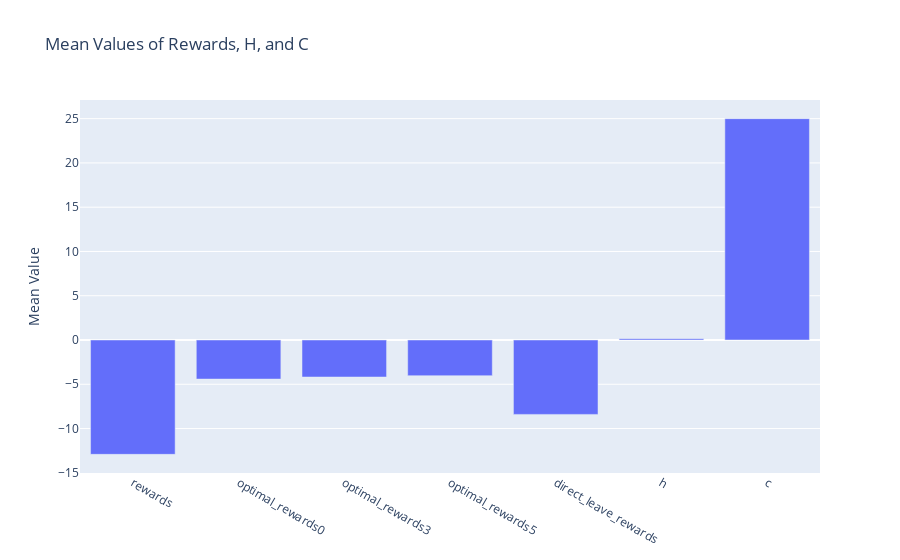
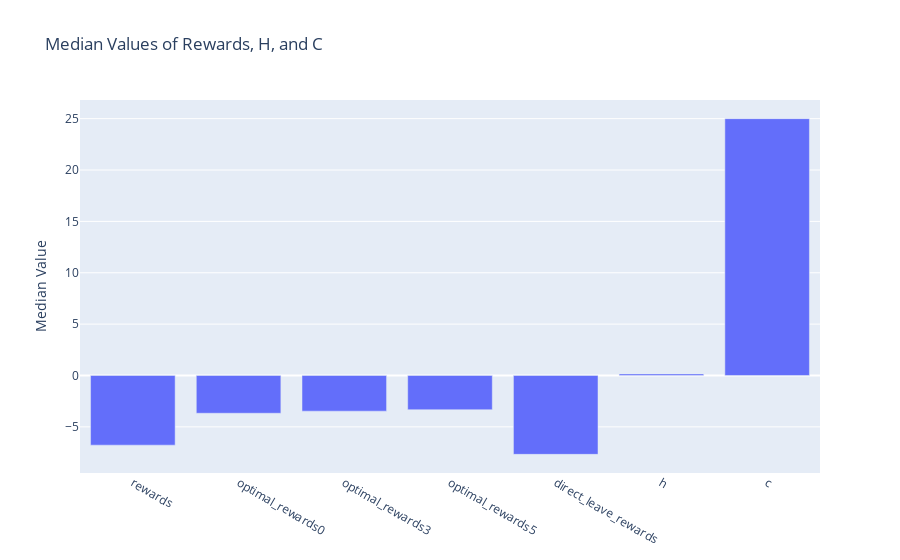

The code cell stored with these charts, in order, in its notebook:
### Markdown cell above
## Visualize Results

### Code cell
import plotly.graph_objects as go

all_rewards = [x for x in df.columns if 'reward' in x]

# Calculate means
means = df[all_rewards + ['h', 'c']].mean()

# Plot
fig = go.Figure(data=[go.Bar(x=means.index, y=means.values)])
fig.update_layout(title="Mean Values of Rewards, H, and C", yaxis_title="Mean Value")
fig.show()

# Calculate medians
medians = df[all_rewards + ['h', 'c']].median()

# Plot
fig = go.Figure(data=[go.Bar(x=medians.index, y=medians.values)])
fig.update_layout(title="Median Values of Rewards, H, and C", yaxis_title="Median Value")
fig.show()

### Figure 1 — Plotly figure (JSON) as saved in the notebook; plotly's stock layout.template omitted (floating-point values rounded to 4 significant figures)
{"data": [{"type": "bar", "x": ["rewards", "optimal_rewards0", "optimal_rewards3", "optimal_rewards5", "direct_leave_rewards", "h", "c"], "y": [-12.91, -4.412, -4.181, -4.026, -8.402, 0.15, 25]}], "layout": {"title": {"text": "Mean Values of Rewards, H, and C"}, "yaxis": {"title": {"text": "Mean Value"}}}}

### Figure 2 — Plotly figure (JSON) as saved in the notebook; plotly's stock layout.template omitted (floating-point values rounded to 4 significant figures)
{"data": [{"type": "bar", "x": ["rewards", "optimal_rewards0", "optimal_rewards3", "optimal_rewards5", "direct_leave_rewards", "h", "c"], "y": [-6.782, -3.676, -3.472, -3.332, -7.676, 0.15, 25]}], "layout": {"title": {"text": "Median Values of Rewards, H, and C"}, "yaxis": {"title": {"text": "Median Value"}}}}
